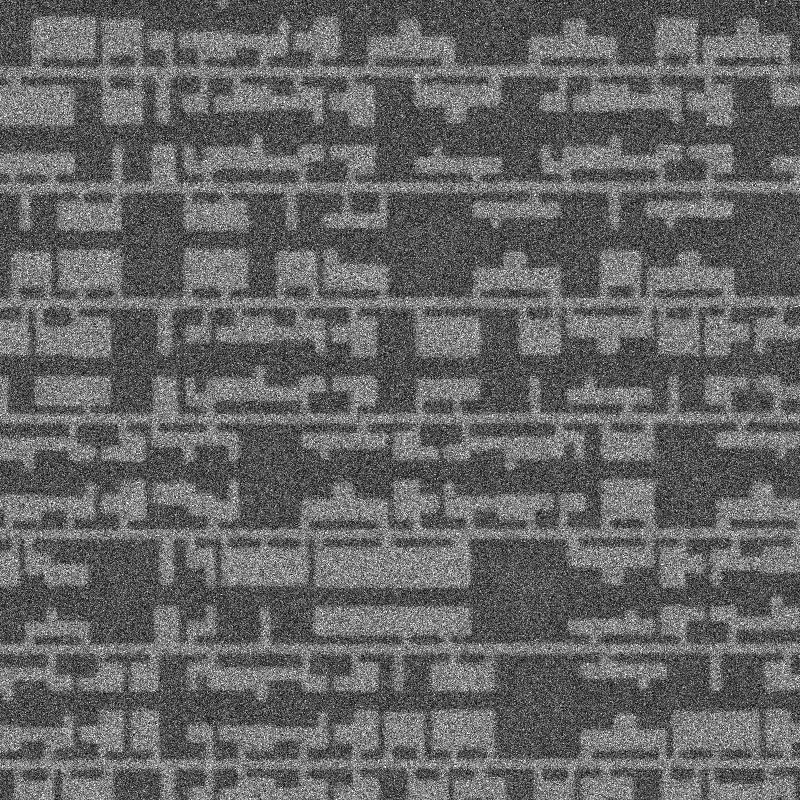
#> input picture code and data/img_0.png, 800 x 800 px
$ jupyter execute lec1.ipynb
#> lines starting #> are read from the running program, lines starting #| are printed output that depends on the picture; after the words box and inside, x2 and y2 are one past the last pixel; in counts of white or black regions, pixels touching at a corner belong together; long printed decimals are rounded
[cell 1]
# import libraries
import numpy as np
import matplotlib.pyplot as plt
import skimage
import sklearn

[cell 2]
# load and show original image

def imshow(img:np.ndarray, title:str):
    plt.figure()
    plt.imshow(img, cmap='gray')
    plt.title(title)
    plt.show()
    # print image statistics
    print('Type', type(img), img.dtype)
    print('Shape', img.shape)
    print('Range', np.min(img), '-', np.max(img))

original_image = skimage.io.imread('img_0.png')
#> original_image is the input picture: shape (800, 800); min 0, max 255, mean 101
imshow(original_image, 'Original Image')
#| Type <class 'numpy.ndarray'> uint8
#| Shape (800, 800)
#| Range 0 - 255

[cell 3]
# basic segmentation - simple thresholding
thresh = 120
segmentation = original_image > thresh
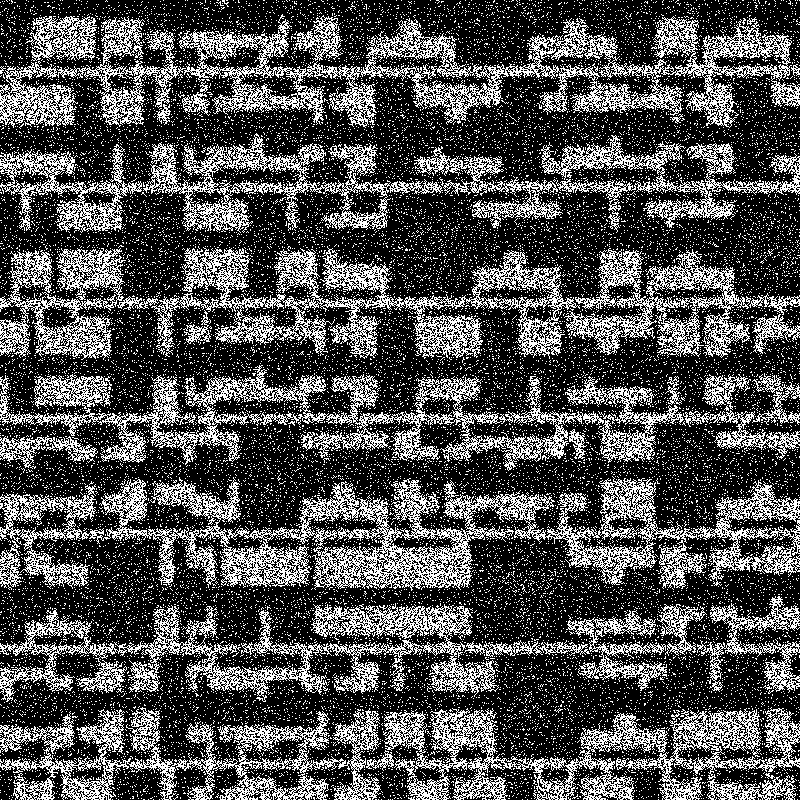
#> segmentation: shape (800, 800) bool; 30.6% white in thin lines or dots
imshow(segmentation, 'Segmentation')
#| Type <class 'numpy.ndarray'> bool
#| Shape (800, 800)
#| Range False - True

[cell 4]
# load and show ground truth
ground_truth = skimage.io.imread('gt_0.png').astype('bool')
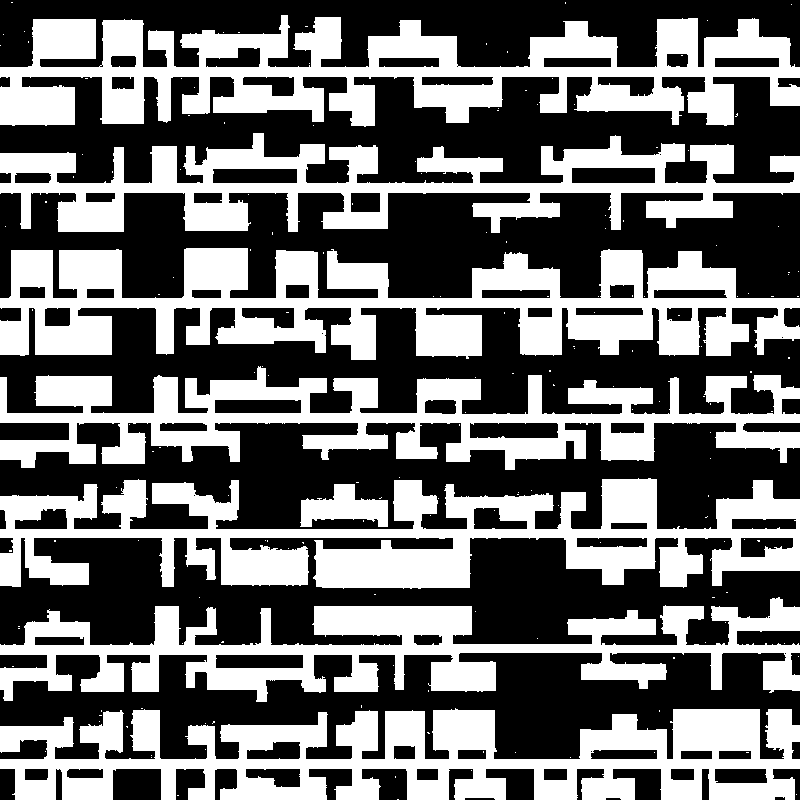
#> input picture code and data/gt_0.png, 800 x 800 px
#> ground_truth: shape (800, 800) bool; 42.9% white; 172 white regions (164 under 20 px), largest, box (x1, y1, x2, y2) and area: (0, 248, 800, 360) 45995, (0, 15, 800, 127) 44179, (0, 708, 800, 800) 41984
imshow(ground_truth, 'Ground Truth')
#| Type <class 'numpy.ndarray'> bool
#| Shape (800, 800)
#| Range False - True

[cell 5]
# evaluation - IoU
import sklearn.metrics
iou = sklearn.metrics.jaccard_score(segmentation.flatten(),
                                   ground_truth.flatten())
#> iou = 0.478
print('Iou', iou)
#| Iou 0.4776

[cell 6]
# visualize results
visualization = skimage.color.label2rgb(segmentation,
                                       original_image,
                                       ['yellow'])
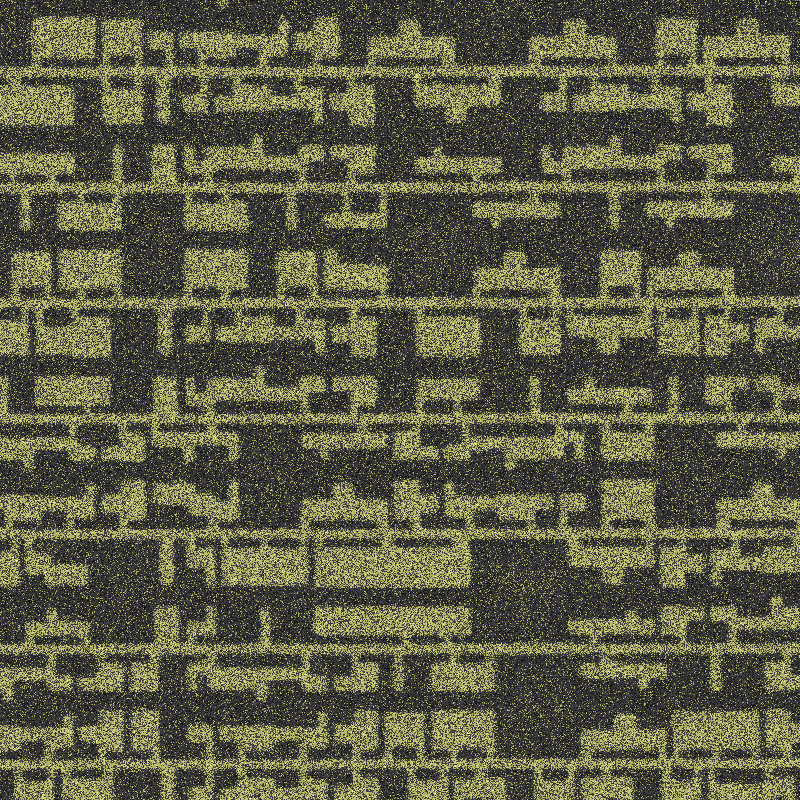
#> visualization: shape (800, 800, 3) float64; mean R, G, B 0.369, 0.369, 0.277
imshow(visualization[0:100, 0:100], 'Result Overlay')
#> call 4 of imshow, with title = 'Result Overlay'
#> in imshow (call 4), `plt.show()`:
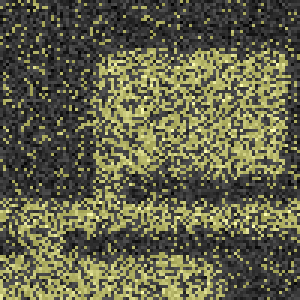
#> shown: shape (100, 100, 3) float64 (shown 3 times larger); mean R, G, B 0.386, 0.386, 0.285
#| Type <class 'numpy.ndarray'> float64
#| Shape (100, 100, 3)
#| Range 0.002745 - 1.0
